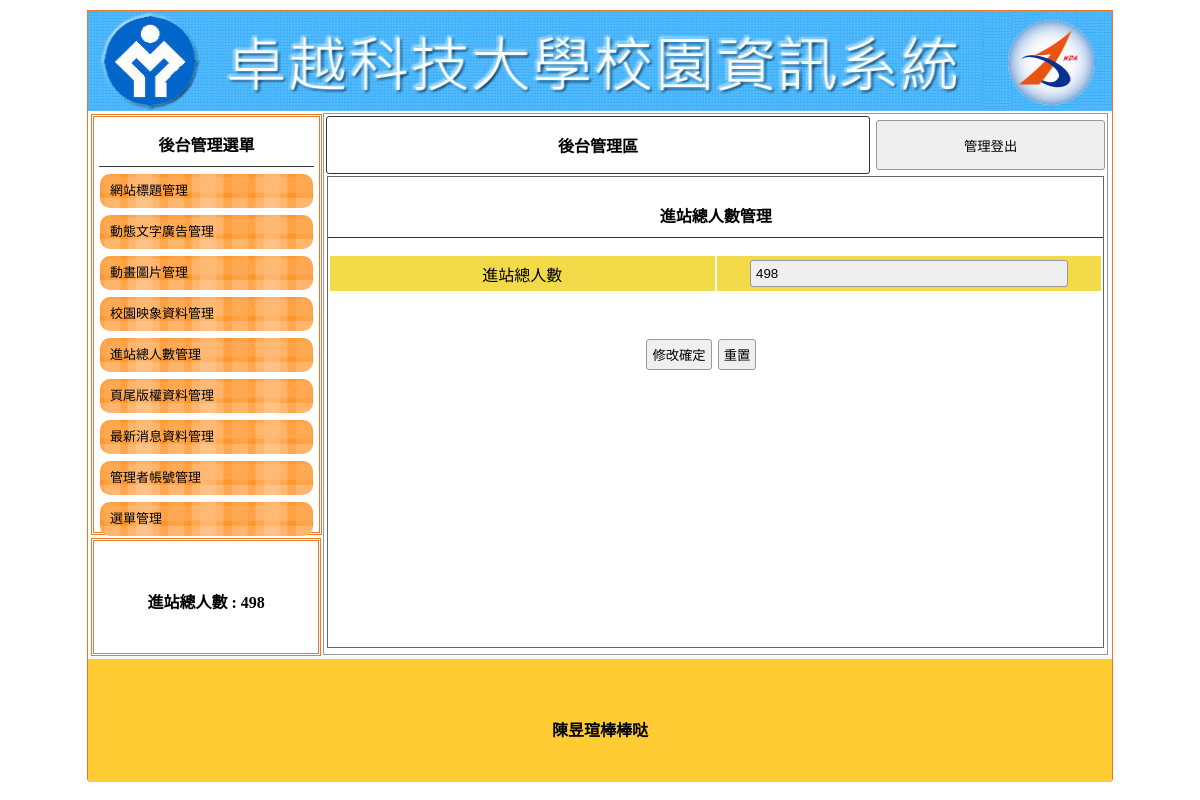
The page /admin.php?do=admin&redo=total on the database its author committed.
### tables this page shows
CREATE TABLE `a_title` (
  `a_title_seq` int(10) UNSIGNED NOT NULL,
  `a_title_img` text NOT NULL,
  `a_title_txt` text NOT NULL,
  `a_title_display` int(2) NOT NULL
);

CREATE TABLE `people` (
  `people_seq` int(10) UNSIGNED NOT NULL,
  `people_num` int(10) NOT NULL
);

CREATE TABLE `a_bot` (
  `a_bot_seq` int(5) UNSIGNED NOT NULL,
  `a_bot_txt` text NOT NULL
);

### bannerpic.php (the view)
<?php
$sql = "select * from a_title where a_title_display ='1'";
$c1 = mysqli_query($link,$sql);
$c2 = mysqli_fetch_assoc($c1);
$bannerimg = $c2["a_title_img"];
?>
<a href="index.php"><div class="ti">
<img src="img/<?=$bannerimg?>" height="100px" width="1024px" />
</div></a>

### people.php (shortened to what this page needs)
<?php
if(empty($_SESSION["login"])){
    $sql = "update people set people_num = people_num + 1";
    mysqli_query($link,$sql);
}
$sql = "select * from people" ;
$c1 = mysqli_query($link,$sql);
$c2 = mysqli_fetch_assoc($c1);
echo $c2["people_num"];
?>

### a_people.php (shortened to what this page needs)
							   <div style="width:99%; height:87%; margin:auto; overflow:auto; border:#666 1px solid;">
                                    <p class="t cent botli">進站總人數管理</p>
        <form method="POST" >
    <table width="100%">
    <?php
$sql = "select * from people " ;
$c1 = mysqli_query($link,$sql) ;
$c2 = mysqli_fetch_assoc($c1) ;
?>
    	<tr class="yel">
        	<td width="50%">進站總人數</td><td width="50%"><input style="width:80%;" name="txt" type="text" value="<?=$c2['people_num']?>" ></td>
                    </tr>
  </table>
           <table style="margin-top:40px; width:70%;">
     <tr>
      <td width="200px"><td class="cent"><input type="submit" value="修改確定"><input type="reset" value="重置"></td>
     </tr>
    </table>
        </form>
                                    </div>

### bot.php
<?php
$sql = "select * from a_bot" ;
$c1 = mysqli_query($link,$sql);
$c2 = mysqli_fetch_assoc($c1);
echo $c2["a_bot_txt"];
?>

### Management page_files/css.css (style rules this page uses)
body { padding:0px; margin:0px; }
.ti { width:100%; height:100px; position:relative; background-size:cover; background-repeat:no-repeat; }
.t { font-weight:800; display:block; text-align:center; padding:10px 1px 10px 1px; }
.botli { border-bottom:#333 1px solid; }
.cent { text-align:center; }
input,button { border:#999 1px solid; border-radius:3px; background:#EFEFEF; padding:5px; margin:3px; }
input[type=text],input[type=password] { width:150px; }
.yel td { background:#F3DA49; text-align:center; }

### rows shown on the page
a_title: a_title_img (picture)
people: people_num "498", txt "498"
a_bot: a_bot_txt "陳昱瑄棒棒哒"
